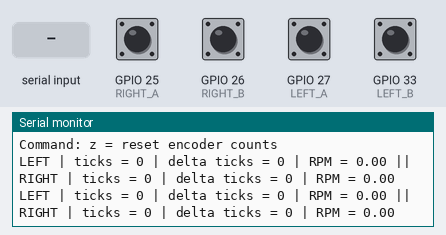
Bench run of a sketch on a simulated ESP32. Shown: the last lines printed to the serial monitor. The inputs (shaded band) are chosen by the test bench; at power-on: GPIO 25 (RIGHT_A), GPIO 26 (RIGHT_B), GPIO 27 (LEFT_A), GPIO 33 (LEFT_B) LOW.

Above: at 3.2 s.
3.3 s: "z\n" received over Serial
At 3.7 s:
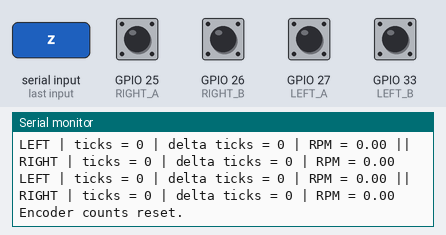
4.8 s: "1\n" received over Serial
6.3 s: GPIO 25 (RIGHT_A) pulled HIGH for 0.15 s
At 6.61 s:
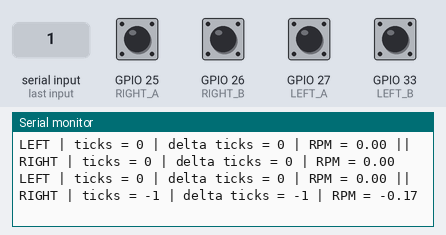
7.9 s: GPIO 27 (LEFT_A) pulled HIGH for 1 s
At 8.7 s:
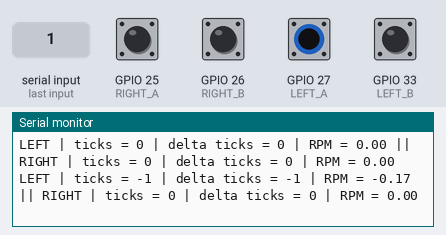
10.4 s: GPIO 25 (RIGHT_A) pulled HIGH for 1 s
At 11.7 s:
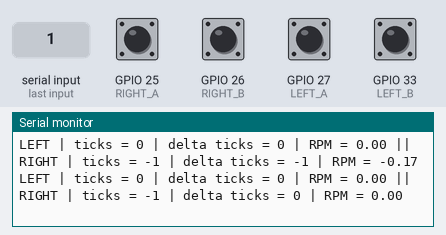
Timing chart, 0 to 13.4 s (numbered marks = the images above; inputs shaded):
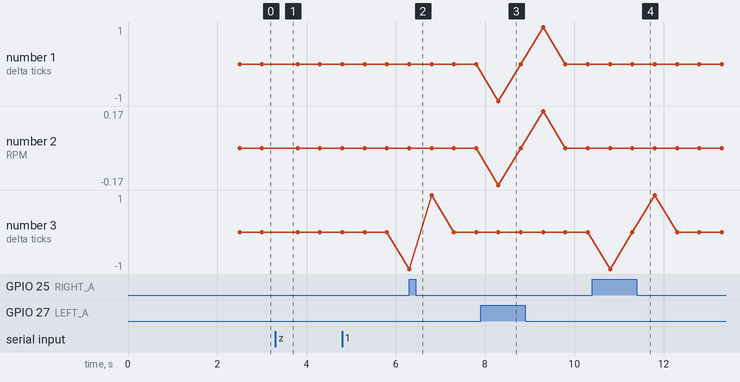

The sketch:

05_speed_estimation_test.ino
```cpp
// 05_speed_estimation_test.ino
// Adafruit ESP32 Feather HUZZAH + quadrature encoders
// Serial Monitor: 115200 baud
//
// Purpose:
// Estimate wheel speed from encoder tick counts.
// This test does not run the motors.
//
// Serial commands:
// z = reset encoder counts
//
// Important:
// Set TICKS_PER_REVOLUTION to match the encoder count used by this code.

const int LEFT_A  = 27;
const int LEFT_B  = 33;
const int RIGHT_A = 25;
const int RIGHT_B = 26;

// Change this value to match the encoder.
// This code counts only changes on channel A, so use the count that matches that method.
const float TICKS_PER_REVOLUTION = 700.0;

volatile long leftTicks = 0;
volatile long rightTicks = 0;

long previousLeftTicks = 0;
long previousRightTicks = 0;

unsigned long previousTime = 0;
const unsigned long SAMPLE_INTERVAL = 500;  // ms

void IRAM_ATTR onLeftA()
{
  int a = digitalRead(LEFT_A);
  int b = digitalRead(LEFT_B);

  if (a == b)
  {
    leftTicks++;
  }
  else
  {
    leftTicks--;
  }
}

void IRAM_ATTR onRightA()
{
  int a = digitalRead(RIGHT_A);
  int b = digitalRead(RIGHT_B);

  if (a == b)
  {
    rightTicks++;
  }
  else
  {
    rightTicks--;
  }
}

void resetEncoderCounts()
{
  noInterrupts();
  leftTicks = 0;
  rightTicks = 0;
  interrupts();

  previousLeftTicks = 0;
  previousRightTicks = 0;
  previousTime = millis();

  Serial.println("Encoder counts reset.");
}

void printSpeedEstimate()
{
  unsigned long currentTime = millis();
  float deltaTimeSeconds = (currentTime - previousTime) / 1000.0;

  long currentLeftTicks;
  long currentRightTicks;

  noInterrupts();
  currentLeftTicks = leftTicks;
  currentRightTicks = rightTicks;
  interrupts();

  long deltaLeftTicks = currentLeftTicks - previousLeftTicks;
  long deltaRightTicks = currentRightTicks - previousRightTicks;

  float leftRevolutions = deltaLeftTicks / TICKS_PER_REVOLUTION;
  float rightRevolutions = deltaRightTicks / TICKS_PER_REVOLUTION;

  float leftRPM = (leftRevolutions / deltaTimeSeconds) * 60.0;
  float rightRPM = (rightRevolutions / deltaTimeSeconds) * 60.0;

  Serial.print("LEFT | ticks = ");
  Serial.print(currentLeftTicks);
  Serial.print(" | delta ticks = ");
  Serial.print(deltaLeftTicks);
  Serial.print(" | RPM = ");
  Serial.print(leftRPM);

  Serial.print(" || RIGHT | ticks = ");
  Serial.print(currentRightTicks);
  Serial.print(" | delta ticks = ");
  Serial.print(deltaRightTicks);
  Serial.print(" | RPM = ");
  Serial.println(rightRPM);

  previousLeftTicks = currentLeftTicks;
  previousRightTicks = currentRightTicks;
  previousTime = currentTime;
}

void setup()
{
  Serial.begin(115200);
  delay(2000);

  pinMode(LEFT_A, INPUT);
  pinMode(LEFT_B, INPUT);
  pinMode(RIGHT_A, INPUT);
  pinMode(RIGHT_B, INPUT);

  attachInterrupt(digitalPinToInterrupt(LEFT_A), onLeftA, CHANGE);
  attachInterrupt(digitalPinToInterrupt(RIGHT_A), onRightA, CHANGE);

  previousTime = millis();

  Serial.println();
  Serial.println("=== SPEED ESTIMATION TEST ===");
  Serial.println("Rotate wheels by hand.");
  Serial.println("Expected: RPM changes when wheel speed changes.");
  Serial.println("Command: z = reset encoder counts");
  Serial.println();
}

void loop()
{
  if (millis() - previousTime >= SAMPLE_INTERVAL)
  {
    printSpeedEstimate();
  }

  if (Serial.available())
  {
    String command = Serial.readStringUntil('\n');
    command.trim();

    if (command == "z")
    {
      resetEncoderCounts();
    }
    else
    {
      Serial.println("Unknown command.");
    }
  }
}
```

Measured:
- after the input at 3.3 s, the serial monitor: prints a new line at once (image 1)
- after the input at 6.3 s, the serial monitor: prints a new line at once (image 2)
- after the input at 7.9 s, the serial monitor: prints a new line after 0.40 s (image 3)
- after the input at 10.4 s, the serial monitor: prints a new line after 0.40 s (image 4)
